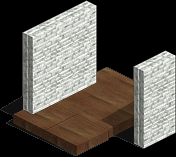
#> input picture data/3x3wk.png, 176 x 157 px
$ python -i board_ani.py   (imports and definitions only)
#> lines starting #> are read from the running program, lines starting #| are printed output that depends on the picture
# -*- coding: utf-8 -*-
"""Native HD billboard ALE (AEX) for GNeonLightObj / GScaleExAle::SaveAni."""
from __future__ import annotations

import io
import base64
import json
from pathlib import Path

from codec.ale import AleError, PLAIN_KEY, ale_to_rgba, parse_ale, write_aex

ROOT = Path(__file__).resolve().parents[1]
HIGHLIGHT_PATH = ROOT / "data" / "board_highlight.png"
NATIVE_PATH = ROOT / "data" / "board_native.json"
COLS = 36
ROWS = 24
CELL = 18
DARK = 50
MAX_PAGES = 10
KIND = 3

_highlight = None
_palette_rgb: list[tuple[int, int, int]] | None = None


# [59 lines left out: functions _native, highlight_image, palette_rgb, bulb_frame, normalize_page, not called in this run]


GBOX_ALPHA = "".join(
    chr(i + 0x30) if i < 10 else chr(i + 0x37) if i < 0x24 else chr(i + 0x3B)
    for i in range(64)
)
GBOX_INDEX = {ch: i for i, ch in enumerate(GBOX_ALPHA)}


# [95 lines left out: functions gbox_itoa, gbox_atoi, encode_page_clip, decode_page_clip, encode_all_clip, decode_board_clip and 1 more, not called in this run]


def _is_dark_page(page: list[int]) -> bool:
    return all(int(value) == DARK for value in page)


# [101 lines left out: functions encode_board_ani, _cell_size, _nearest_frame, quantize_image, _pages_from_gif, decode_gif_frames, not called in this run]


def decode_board_ani(data: bytes) -> dict:
    raw = data or b""
    if raw.startswith(b"GIF8"):
        pages = _pages_from_gif(raw)
        return {"pages": pages, "cols": COLS, "rows": ROWS, "kind": "billboard-hd"}
    if raw[:3] in (b"\xff\xd8\xff", b"\x89PN") or raw.startswith(b"RIFF"):
        from PIL import Image

        image = Image.open(io.BytesIO(raw))
        return {
            "pages": [quantize_image(image)],
            "cols": COLS,
            "rows": ROWS,
            "kind": "billboard-hd",
        }
    doc = parse_ale(raw)
    pages = []
    count = int(doc.get("frames") or 0)
    for index in range(count):
        try:
            frame = ale_to_rgba(raw, frame=index)
        except Exception:
            continue
        pages.append(quantize_image(frame))
        if len(pages) > MAX_PAGES:
            break
    # Native playback uses m_nStart=1 (dummy frame 0) and GetFrameMax()/2-1 pages.
    if len(pages) >= 2:
        if _is_dark_page(pages[0]) or sum(1 for value in pages[0] if int(value) == DARK) >= (COLS * ROWS) * 0.9:
            pages = pages[1:]
    pages = pages[:MAX_PAGES] or [[DARK] * (COLS * ROWS)]
    return {"pages": pages, "cols": COLS, "rows": ROWS, "kind": "billboard-hd"}


# [6 lines left out: function safe_ani_filename, not called in this run]

>>> import cv2
>>> picture = cv2.imread('../data/3x3wk.png', cv2.IMREAD_GRAYSCALE)
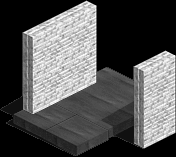
#> picture: shape (157, 176); min 0, max 248, mean 82.5
#> (the run stopped early here; a loop or call above may not have finished)
